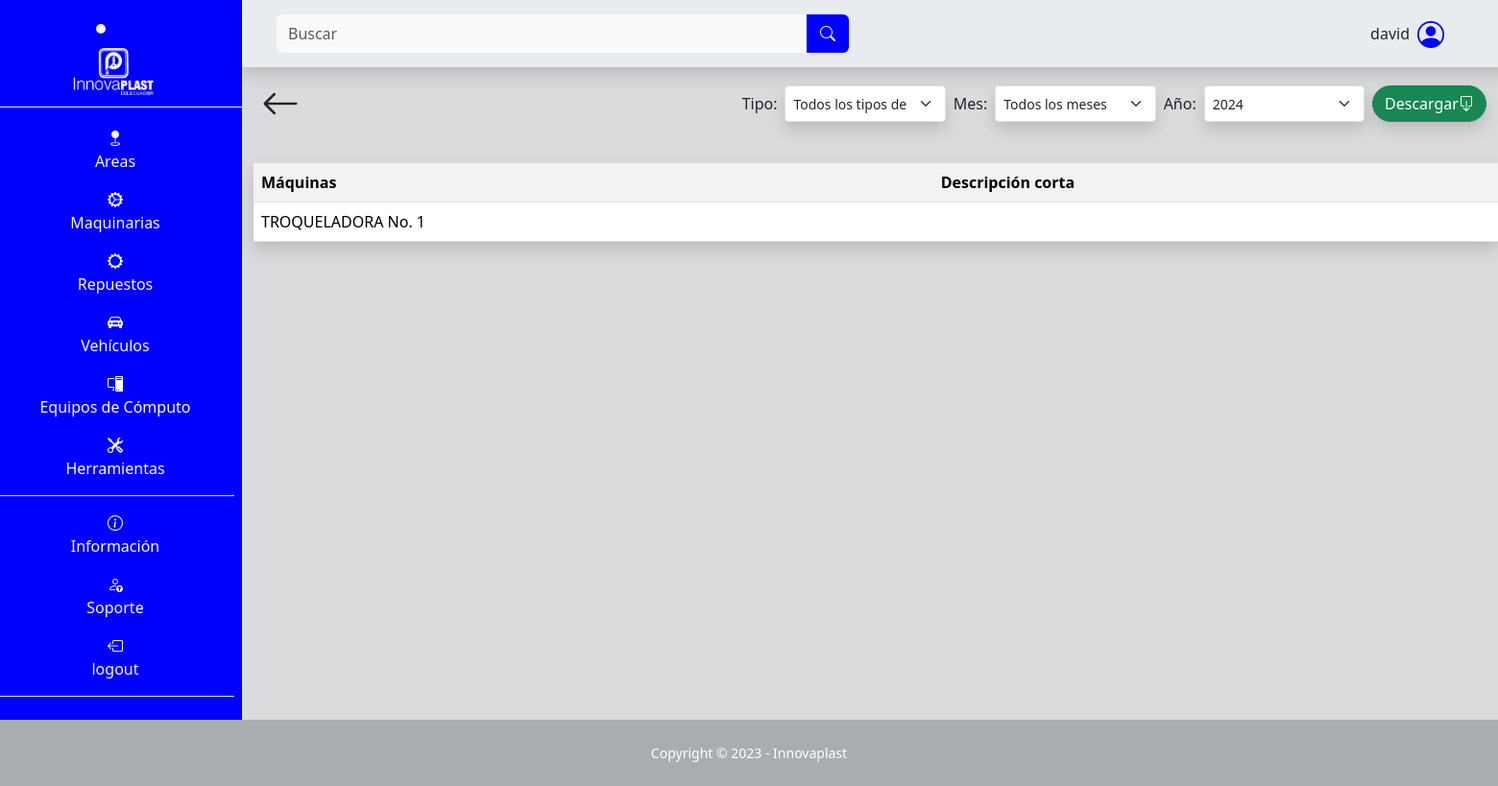
Before: /maquina/tabla/ (signed in) with the older database file.
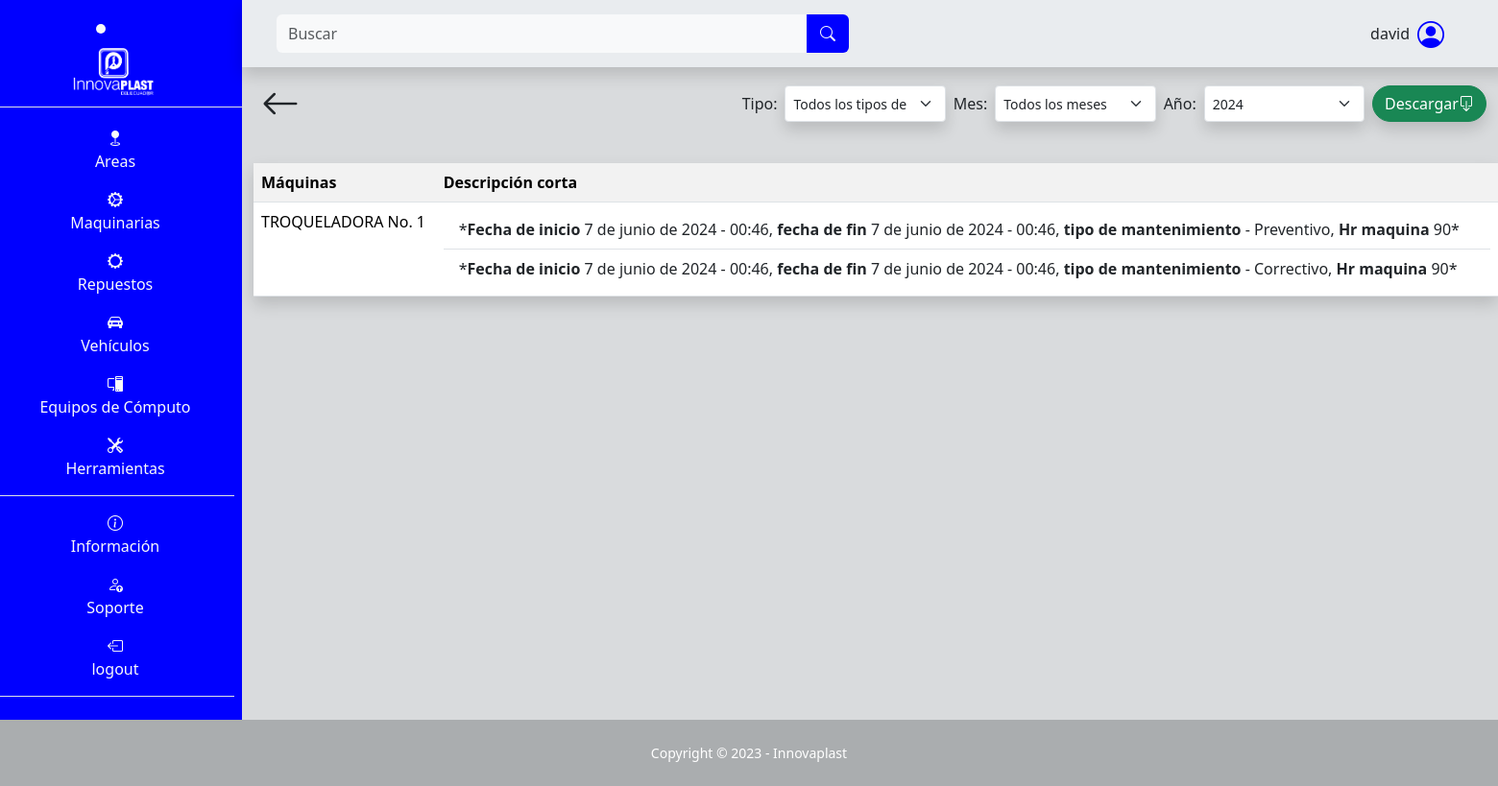
After: the same page with the newer database file.
### SGE_maquina/models.py (models this page shows, shortened)
class Maquina(models.Model):
    nombre = models.CharField(max_length=100, null=False, blank=False)
    encargado = models.CharField(max_length=100, blank=False, null=False)
    teléfono_encargado = models.CharField(max_length=100, blank=False, null=False)
    descripción = models.TextField(max_length=500, null=False, blank=False)
    ubicación = models.CharField(max_length=100, null=False, blank=False)
    tipo_de_máquina = models.CharField(max_length=100, null=False, blank=False)
    número_de_serie_o_modelo = models.CharField(max_length=100, null=False, blank=False)
    proveedor = models.CharField(max_length=100, null=False, blank=False)
    costo_de_adquisición = models.IntegerField(blank=False, null=False)
    fecha_de_adquisición = models.DateField(default=date.today, blank=False, null=False)
    fecha_de_instalación = models.DateField(default=date.today, blank=False, null=False)
    estado_de_garantía = models.CharField(max_length=100, null=False, blank=False)
    consumo_de_energía = models.CharField(max_length=100, null=False, blank=False)
    horas_máquina_trabajada = models.IntegerField(blank=False, null=False, default=0)
    intervalo_mantenimiento = models.IntegerField(blank=False, null=False)
    fecha_ultimo_mantenimiento = models.DateField(default=date.today, blank=False, null=False)
    image = models.ImageField(upload_to="maquina/image", null=False, blank=False)

class MantenimientoMaquina(models.Model):
    maquina = models.ForeignKey(Maquina, on_delete=models.CASCADE)
    fecha_inicio = models.DateField(default=date.today)
    hora_inicio = models.TimeField(default=datetime.now().time())
    fecha = models.DateField(default=date.today)
    hora = models.TimeField(default=datetime.now().time())
    operador = models.CharField(max_length=100, blank=False, null=False, default="")
    tipo = models.ForeignKey(TipoMantenimientoMaquina, on_delete=models.CASCADE)
    hr_maquina = models.IntegerField(blank=False, null=False, default=0)
    partes_y_piezas = models.TextField(max_length=500, null=False, blank=False, default="")
    descripción = models.TextField(max_length=500, null=False, blank=False, default="")
    image = models.ImageField(upload_to="maquina/mantenimiento/image", null=False, blank=False, default=None)
    image2 = models.ImageField(upload_to="maquina/mantenimiento/image", null=False, blank=False, default=None)
    image3 = models.ImageField(upload_to="maquina/mantenimiento/image", null=False, blank=False, default=None)

class TipoMantenimientoMaquina(models.Model):
    tipo = models.CharField(max_length=100, blank=False, null=False)
    def __str__(self):
        return self.tipo

### SGE_maquina/views.py (the view)
# urls.py: path('tabla/', views.tabla_mantenimientos, name="area_tabla_mantenimientos"),
@login_required
def tabla_mantenimientos(request):
    maquinas = Maquina.objects.all()
    tipos_mantenimiento = TipoMantenimientoMaquina.objects.all()
    for maquina in maquinas:
        maquina.mantenimientos = maquina.mantenimientomaquina_set.all().order_by('-fecha', '-hora')
    context = {
        'maquinas': maquinas,
        'tipos_mantenimiento': tipos_mantenimiento,
    }
    return render(request, 'SGE_maquina/tablas.html', context)

### templates/SGE_maquina/tablas.html (shortened to what this page needs)
{% extends "layout/base.html" %}
{% block 'content' %}
<div class="container">
    <div class="d-flex p-2 justify-content-between">
        <a class="text-decoration-none text-dark" href="{% url "maquina" %}">
            <i class="bi bi-arrow-left fs-1"></i>
        </a>
        <form class="d-flex mt-auto mb-auto" action="{% url 'documento_general_mantenimientos_maquina' %}" method="get" style="max-height: 50px; min-width: 600px;">
          <label class="mt-auto mb-auto m-1" for="tipo_mantenimiento">Tipo:</label>
            <select class="form-select form-select-sm m-1 shadow" name="tipo_mantenimiento" id="tipo_mantenimiento">
                <option value="">Todos los tipos de mantenimiento</option>
            </select>
          <label class="mt-auto mb-auto m-1" for="mes">Mes:</label>
          <select class="form-select form-select-sm m-1 shadow" name="mes" id="mes">
            <option value="">Todos los meses</option>
          </select>
          <label class="mt-auto mb-auto m-1" for="anio">Año:</label>
          <select class="form-select form-select-sm m-1 shadow" name="anio" id="anio">
              <option value="2024">2024</option>
          </select>
          <button type="submit" value="Submit" class="btn btn-success d-flex m-1 shadow rounded-pill">Descargar  <i class="bi bi-box-arrow-down mt-auto mb-auto"></i></button>
        </form>
    </div>
    <table class="table table-striped mt-4 shadow">
      <tr>
        <th>Máquinas</th>
        <th>Descripción corta</th>
      </tr>
      {% for maquina in maquinas %}
      <tr>
        <td>{{ maquina.nombre }}</td>
        <td>
          <ul class="list-group list-group-flush">
            {% for mantenimiento in maquina.mantenimientos %}
            <li class="list-group-item">*<b>Fecha de inicio</b> {{ mantenimiento.fecha_inicio }} - {{ mantenimiento.hora_inicio }}, <b>fecha de fin</b> {{ mantenimiento.fecha }} - {{ mantenimiento.hora }}, <b>tipo de mantenimiento</b> - {{ mantenimiento.tipo }}, <b>Hr maquina</b> {{ mantenimiento.hr_maquina }}*</li>
            {% endfor %}
          </ul>
        </td>
      </tr>
      {% endfor %}
    </table>
</div>
{% endblock %}

### templates/layout/base.html (shortened to what this page needs)
{% load static %}
<!DOCTYPE html>
<html lang="es">
<head>
    <link rel="stylesheet" href="https://cdn.jsdelivr.net/npm/bootstrap-icons@1.10.3/font/bootstrap-icons.css">
    <link rel="stylesheet" href="{% static "css/bootstrap.css" %}">
    <link rel="stylesheet" href="{% static "css/style.css" %}">
</head>
<body class="" id="page-top">
    <main>
        <div class="row">
            <div class="col-12 col-md-2 m-0 p-0 text-light text-center barra d-none d-md-block">
                <li class="nav-item active text-center fs-3 lista-menu m-2" style="transition: background-color 0.5s ease">
                    <a class="nav-link" href="{% url "index" %}">
                        <img src="{% static "images/Innovaplast.png" %}" alt="Innovaplast" style="max-height: 53px;">
                    </a>
                </li>
                <ul class="flex-column align-items-stretch p-2 border-top">
                    <li class="nav-item mt-1 pt-2 lista-menu text-center" style="transition: background-color 0.5s ease">
                        <a class="text-light text-decoration-none lista-menu" href="{% url "area" %}"><i class="bi bi-geo-fill"></i><p>Areas</p></a>
                    </li>
                    <li class="nav-item lista-menu" style="transition: background-color 0.5s ease">
                        <a class="text-light text-decoration-none lista-menu" href="{% url "maquina" %}"><i class="bi bi-gear-wide-connected"></i><p>Maquinarias</p></a>
                    </li>
                    <li class="nav-item lista-menu" style="transition: background-color 0.5s ease">
                        <a class="text-light text-decoration-none lista-menu" href="{% url "repuesto_maquina" %}"><i class="bi bi-gear-wide"></i><p>Repuestos</p></a>
                    </li>
                    <li class="nav-item lista-menu" style="transition: background-color 0.5s ease">
                        <a class="text-light text-decoration-none lista-menu" href="{% url "vehiculo" %}"><i class="bi bi-car-front-fill"></i><p>Vehículos</p></a>
                    </li>
                    <li class="nav-item lista-menu" style="transition: background-color 0.5s ease">
                        <a class="text-light text-decoration-none lista-menu" href="{% url "pc" %}"><i class="bi bi-pc-display"></i><p>Equipos de Cómputo</p></a>
                    </li>
                    <li class="nav-item border-bottom lista-menu" style="transition: background-color 0.5s ease">
                        <a class="text-light text-decoration-none lista-menu" href="{% url "herramienta" %}"><i class="bi bi-tools"></i><p>Herramientas</p></a>
                    </li>
                    <li class="nav-item pt-3 lista-menu" style="transition: background-color 0.5s ease">
                        <i class="bi bi-info-circle"></i><p>Información</p>
                    </li>
                    <li class="nav-item lista-menu" style="transition: background-color 0.5s ease">
                        <a class="text-light text-decoration-none lista-menu" href="{% url "soporte" %}">  <i class="bi bi-person-up"></i><p>Soporte</p></a>
                    </li>
                    {% if user.is_authenticated %}
                        <li class="nav-item lista-menu border-bottom" style="transition: background-color 0.5s ease">
                            <a class="text-light text-decoration-none lista-menu" href="{% url "logout" %}"><i class="bi bi-box-arrow-left"></i><p>logout</p></a>
                        </li>
                    {% else %}
                        <li class="nav-item lista-menu border-bottom" style="transition: background-color 0.5s ease">
                            <a class="text-light text-decoration-none lista-menu" href="{% url "login" %}"><i class="bi bi-box-arrow-right"></i><p>Login</p></a>
                        </li>
                    {% endif %}
                </ul>
            </div>
            <div class="col-12 col-md-10 m-0 p-0">
                <nav class="row navbar bg-body-secondary p-2 m-0 shadow sticky-top navbar-expand-lg">
                        <div class="col-12 col-md-6 order-lg-first order-last">
                            <form class="d-flex form-inline mr-auto ml-md-3 my-2 my-md-0 ms-3 me-3 mw-100 navbar-search" role="search" action="" method='GET'>
                                <div class="input-group">
                                    <input class="form-control bg-light border-0 small" id="search-input" name="search" type="search" placeholder="Buscar" aria-label="Search">
                                    <div class="input-group-append">
                                        <button class="btn barra text-light rounded-0 rounded-end border-2" type="submit">
                                            <i class="bi bi-search"></i>
                                        </button>
                                    </div>
                                </div>
                            </form>
                        </div>
                        <div class="col-12 col-md-6">
                            <div class="me-5 d-flex justify-content-center justify-content-md-end align-items-center">
                                <p class="ms-5 mt-auto mb-auto">{{ user }}</p>
                                <i class="bi bi-person-circle fs-3 ms-2 icono-persona"></i>
                            </div>
                        </div>
                </nav>
                {% block 'content' %}{% endblock %}
            </div>
    </main>
    <footer class="footer">
        <div class="small text-center p-4 text-white">Copyright &copy; 2023 - Innovaplast</div>
    </footer>
</body>
</html>

### static/css/style.css (style rules this page uses)
:root { --color-primary: #2ea3f2; }
* { margin: 0; padding: 0; box-sizing: border-box; }
body { background-color: #d9dbdd; }
.barra { background-color: blue; }
ul { list-style-type: none; }
.icono-persona { color: blue; }
.footer { background-color: #aaadaf; }

Changed rows visible on the page:
added MantenimientoMaquina: fecha_inicio "7 de junio de 2024", hora_inicio "00:46", fecha "7 de junio de 2024", hora "00:46", tipo "Preventivo", hr_maquina "90"
added MantenimientoMaquina: fecha_inicio "7 de junio de 2024", hora_inicio "00:46", fecha "7 de junio de 2024", hora "00:46", tipo "Correctivo", hr_maquina "90"
